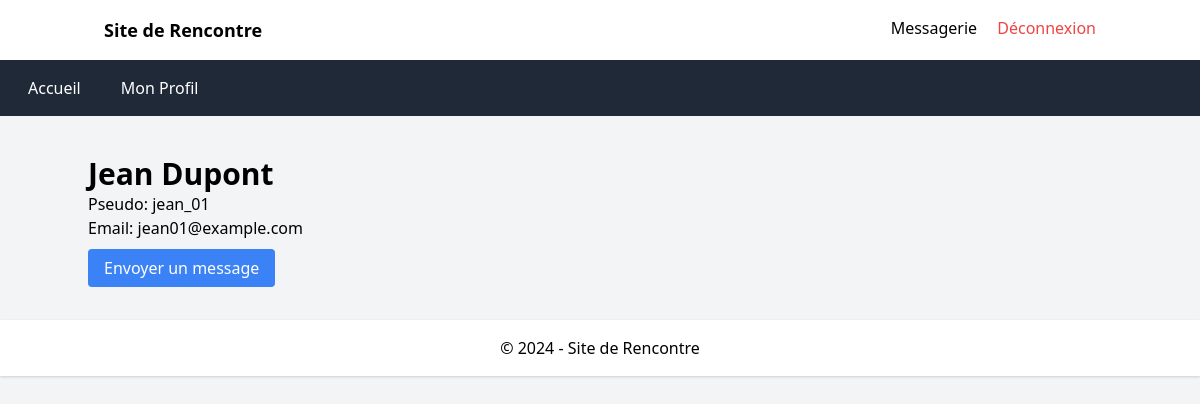
Page /profil.php?id=1 (signed in) on the committed database.
### tables this page shows
CREATE TABLE utilisateurs (
    id INT AUTO_INCREMENT PRIMARY KEY,
    nom VARCHAR(50) NOT NULL,
    prenom VARCHAR(50) NOT NULL,
    pseudo VARCHAR(50) NOT NULL UNIQUE,
    email VARCHAR(100) NOT NULL UNIQUE,
    mot_de_passe VARCHAR(255) NOT NULL,
    age INT NOT NULL,
    genre ENUM('Homme', 'Femme', 'Autre') NOT NULL,
    preference ENUM('Homme', 'Femme', 'Autre', 'Tous') NOT NULL,
    bio TEXT,
    localisation VARCHAR(100),
    date_inscription TIMESTAMP DEFAULT CURRENT_TIMESTAMP
);

### profil.php (the view, shortened to what this page needs)
<?php
include 'includes/db.php';
$user_id = intval($_GET['id']);
$stmt = $pdo->prepare("SELECT nom, prenom, pseudo, email FROM utilisateurs WHERE id = ?");
$stmt->execute([$user_id]);
$user = $stmt->fetch();
?>
<?php include 'includes/header.php'; ?>
<div class="container mx-auto mt-10">
    <h1 class="text-3xl font-bold"><?= htmlspecialchars($user['prenom'] . ' ' . $user['nom']) ?></h1>
    <p>Pseudo: <?= htmlspecialchars($user['pseudo']) ?></p>
    <p>Email: <?= htmlspecialchars($user['email']) ?></p>
    <div class="mt-4">
        <a href="messagerie.php?destinataire_id=<?= $user_id ?>" class="bg-blue-500 text-white py-2 px-4 rounded hover:bg-blue-700">Envoyer un message</a>
    </div>
</div>
<?php include 'includes/footer.php'; ?>

### rows in the picture
utilisateurs: prenom+nom "Jean Dupont", pseudo "jean_01", email "jean01@example.com"
